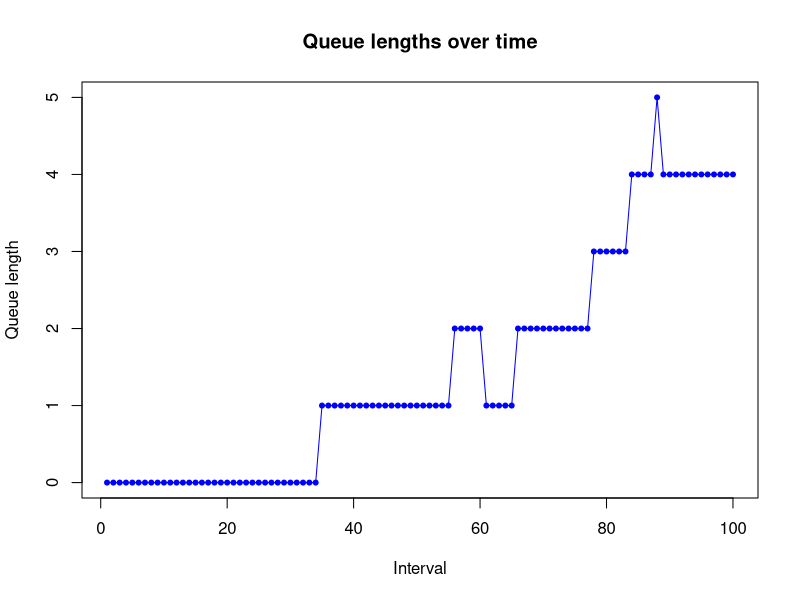

Generate this figure with R:
#### Code by Matt Asher. Published at StatisticsBlog.com ####
#### CONFIG ####
# Number of slots to fill
numbSlots = 2

# Total time to track
intervals = 100

# Probability that a new person will show up during an interval
# Note, a maximum of one new person can show up during an interval
p = 0.1

# Average time each person takes at the teller, discretized exponential 
# distribution assumed Times will be augmented by one, so that everyone takes at
# least 1 interval to serve
meanServiceTime = 25

#### INITIALIZATION ####
queueLengths = rep(0, intervals)
slots = rep(0, numbSlots)
waitTimes = c()
leavingTimes = c()
queue = list()
arrivalTimes = c()
frontOfLineWaits = c()


#### Libraries ####
# Use the proto library to treat people like objects in traditional oop
library("proto")

#### Functions ####
# R is missing a nice way to do ++, so we use this
inc <- function(x) {
  eval.parent(substitute(x <- x + 1))
}

# Main object, really a "proto" function
person <- proto(
  intervalArrived = 0,
  intervalAttended = NULL,
  # How much teller time will this person demand?
  intervalsNeeded = floor(rexp(1, 1/meanServiceTime)) + 1,
  intervalsWaited = 0,
  intervalsWaitedAtHeadOfQueue = 0
)

#### Main loop ####
for(i in 1:intervals) {
  # Check if anyone is leaving the slots
  for(j in 1:numbSlots) {
    if(slots[j] == i) {
      # They are leaving the queue, slot to 0
      slots[j] = 0
      leavingTimes = c(leavingTimes, i)
    }
  }
  
  # See if a new person is to be added to the queue
  if(runif(1) < p) {
    newPerson = as.proto(person$as.list())
    newPerson$intervalArrived = i
    queue = c(queue, newPerson)
    arrivalTimes  = c(arrivalTimes, i)
  }
  
  # Can we place someone into a slot?
  for(j in 1:numbSlots) {
    # If this slot is free
    if(!slots[j]) { 
      if(length(queue) > 0) {
        placedPerson = queue[[1]]
        slots[j] = i + placedPerson$intervalsNeeded
        waitTimes = c(waitTimes, placedPerson$intervalsWaited)
        # Only interested in these if person waited 1 or more intevals at front
        # of line
        if(placedPerson$intervalsWaitedAtHeadOfQueue) {
          frontOfLineWaits = c(frontOfLineWaits, 
                               placedPerson$intervalsWaitedAtHeadOfQueue)
        }
        
        # Remove placed person from queue
        queue[[1]] = NULL
      }
    }
  }
  
  # Everyone left in the queue has now waited one more interval to be served
  if(length(queue)) {
    for(j in 1:length(queue)) {
      inc(queue[[j]]$intervalsWaited) # = queue[[j]]$intervalsWaited + 1
    }
    
    # The (possibley new) person at the front of the queue has had to wait 
    # there one more interval.
    inc(queue[[1]]$intervalsWaitedAtHeadOfQueue) 
    # = queue[[1]]$intervalsWaitedAtHeadOfQueue + 1
  }
  
  # End of the interval, what is the state of things
  queueLengths[i] = length(queue);
}

#### Output ####
plot(queueLengths, type="o", col="blue", pch=20, 
     main="Queue lengths over time",
     xlab="Interval", ylab="Queue length")
# plot(waitTimes, type="o", col="blue", pch=20, main="Wait times", 
#      xlab="Person", ylab="Wait time")
